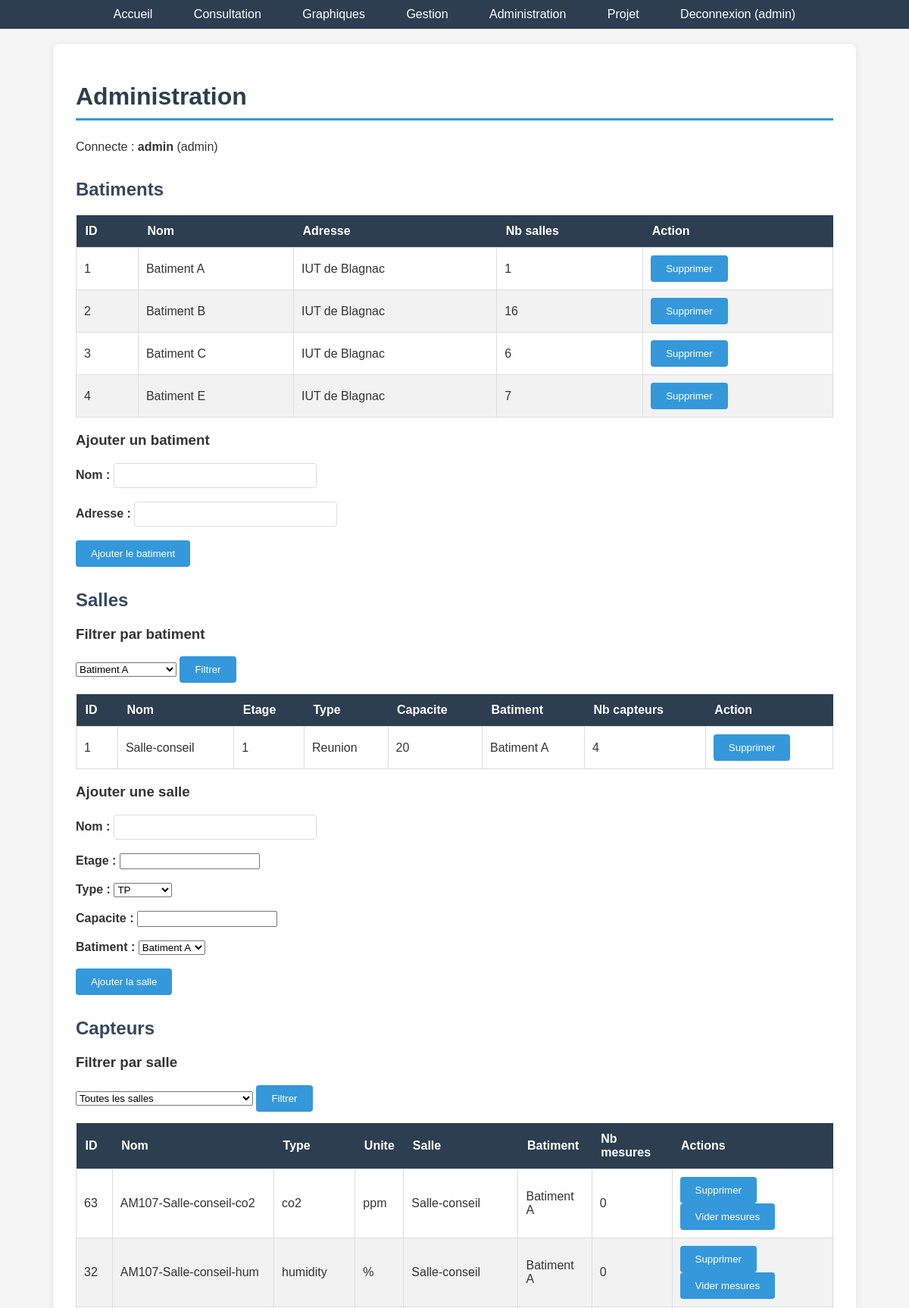
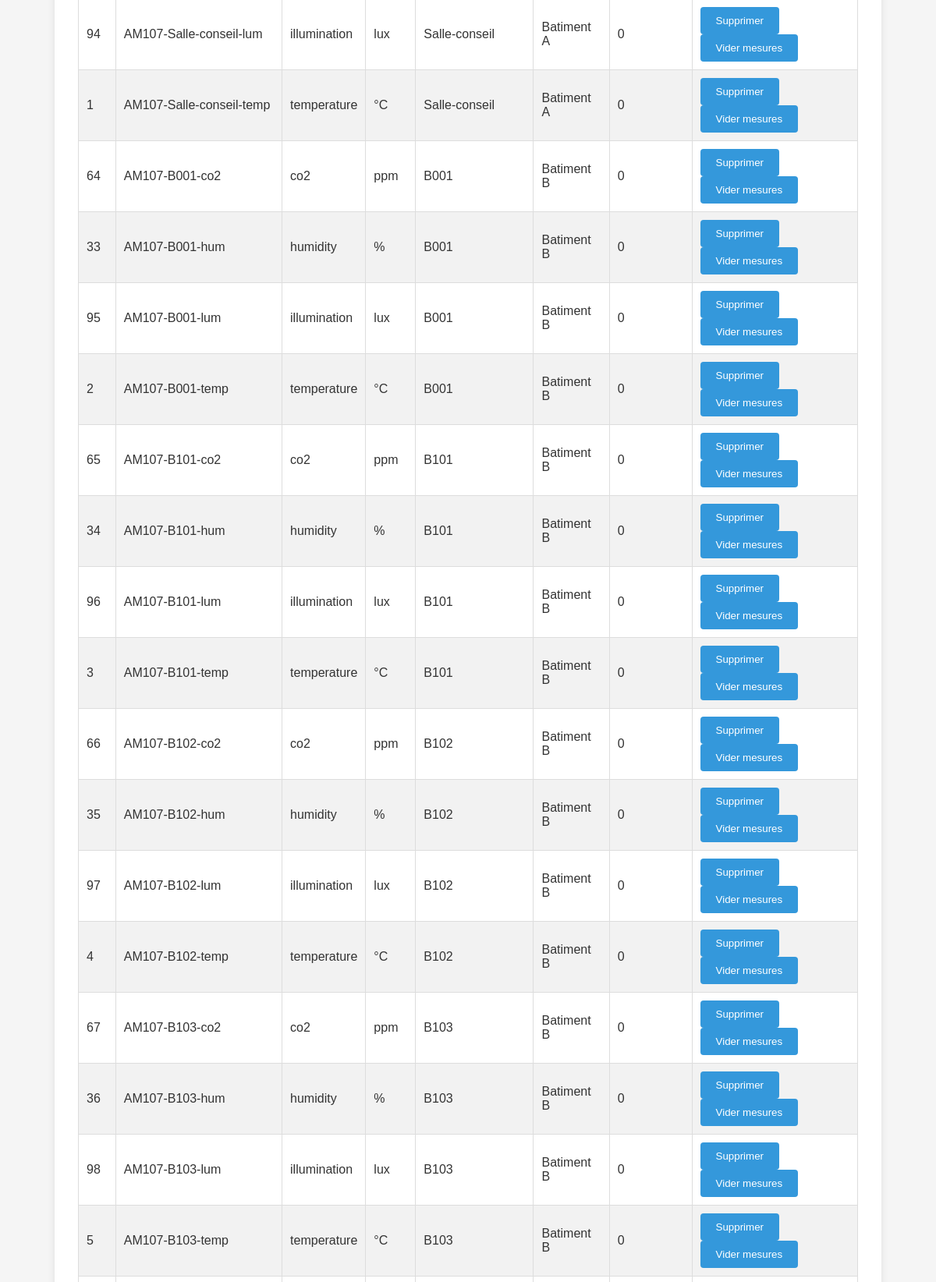
/admin.php?filtre_bat=1 (signed in, upper part), run on the app's committed database (2 pictures, top to bottom).
### tables this page shows
CREATE TABLE IF NOT EXISTS Batiment (
    id_batiment INT AUTO_INCREMENT PRIMARY KEY,
    nom VARCHAR(50) NOT NULL,
    adresse VARCHAR(255)
);

CREATE TABLE IF NOT EXISTS Salle (
    id_salle INT AUTO_INCREMENT PRIMARY KEY,
    nom VARCHAR(50) NOT NULL,
    etage INT NOT NULL,
    type VARCHAR(50),
    capacite INT,
    id_batiment INT NOT NULL,
    FOREIGN KEY (id_batiment) REFERENCES Batiment(id_batiment)
);

CREATE TABLE IF NOT EXISTS Capteur (
    id_capteur INT AUTO_INCREMENT PRIMARY KEY,
    nom VARCHAR(100) NOT NULL,
    type_capteur VARCHAR(50) NOT NULL,
    unite VARCHAR(20),
    id_salle INT NOT NULL,
    FOREIGN KEY (id_salle) REFERENCES Salle(id_salle)
);

### www/admin.php (the view, shortened to what this page needs)
<?php
$connexion = mysqli_connect("localhost", "root", "sae23", "sae23");
$batiments = mysqli_query($connexion, "SELECT * FROM Batiment ORDER BY nom");
$liste_batiments = array();
while ($b = mysqli_fetch_assoc($batiments)) {
    $liste_batiments[] = $b;
}
?>
<!DOCTYPE html>
<html lang="fr">
<head>
    <link rel="stylesheet" href="style.css">
</head>
<body>
    <nav>
        <a href="index.php">Accueil</a>
        <a href="consultation.php">Consultation</a>
        <a href="graphiques.php">Graphiques</a>
        <a href="gestion.php">Gestion</a>
        <a href="admin.php">Administration</a>
        <a href="projet.php">Projet</a>
        <a href="connexion.php?logout=1">Deconnexion (<?php echo htmlspecialchars($_SESSION['login']); ?>)</a>
    </nav>
    <div class="container">
        <h1>Administration</h1>
        <p>Connecte : <strong><?php echo htmlspecialchars($_SESSION['login']); ?></strong> (admin)</p>
        <h2>Batiments</h2>
        <table>
            <thead>
                <tr>
                    <th>ID</th>
                    <th>Nom</th>
                    <th>Adresse</th>
                    <th>Nb salles</th>
                    <th>Action</th>
                </tr>
            </thead>
            <tbody>
                <?php
                $res_bat = mysqli_query($connexion, "SELECT b.*, COUNT(s.id_salle) AS nb FROM Batiment b LEFT JOIN Salle s ON b.id_batiment = s.id_batiment GROUP BY b.id_batiment ORDER BY b.nom");
                while ($ligne = mysqli_fetch_assoc($res_bat)) {
                    echo "<tr>";
                    echo "<td>" . $ligne['id_batiment'] . "</td>";
                    echo "<td>" . htmlspecialchars($ligne['nom']) . "</td>";
                    echo "<td>" . htmlspecialchars($ligne['adresse']) . "</td>";
                    echo "<td>" . $ligne['nb'] . "</td>";
                    echo "<td>";
                    echo "<form method='POST' class='form-inline'>";
                    echo "<input type='submit' value='Supprimer'>";
                    echo "</form>";
                    echo "</td>";
                    echo "</tr>";
                }
                ?>
            </tbody>
        </table>
        <h3>Ajouter un batiment</h3>
        <form method="POST">
            <label>Nom :</label>
            <input type="text" name="nom" required><br><br>
            <label>Adresse :</label>
            <input type="text" name="adresse" required><br><br>
            <input type="submit" value="Ajouter le batiment">
        </form>
        <h2>Salles</h2>
        <h3>Filtrer par batiment</h3>
        <form method="GET">
            <select name="filtre_bat">
                <?php foreach ($liste_batiments as $b) { ?>
                    <option value="<?php echo $b['id_batiment']; ?>" <?php if (isset($_GET['filtre_bat']) && $_GET['filtre_bat'] == $b['id_batiment']) echo 'selected'; ?>><?php echo htmlspecialchars($b['nom']); ?></option>
                <?php } ?>
            </select>
            <input type="submit" value="Filtrer">
        </form>
        <table>
            <thead>
                <tr>
                    <th>ID</th>
                    <th>Nom</th>
                    <th>Etage</th>
                    <th>Type</th>
                    <th>Capacite</th>
                    <th>Batiment</th>
                    <th>Nb capteurs</th>
                    <th>Action</th>
                </tr>
            </thead>
            <tbody>
                <?php
                $sql_salles = "SELECT s.*, b.nom AS nom_batiment, COUNT(c.id_capteur) AS nb_capteurs
                    FROM Salle s
                    JOIN Batiment b ON s.id_batiment = b.id_batiment
                    LEFT JOIN Capteur c ON s.id_salle = c.id_salle";
                if (isset($_GET['filtre_bat']) && $_GET['filtre_bat'] != '') {
                    $fb = 0 + $_GET['filtre_bat'];
                    $sql_salles = $sql_salles . " WHERE s.id_batiment = $fb";
                }
                $sql_salles = $sql_salles . " GROUP BY s.id_salle ORDER BY b.nom, s.nom";
                $res_salles = mysqli_query($connexion, $sql_salles);
                while ($ligne = mysqli_fetch_assoc($res_salles)) {
                    echo "<tr>";
                    echo "<td>" . $ligne['id_salle'] . "</td>";
                    echo "<td>" . htmlspecialchars($ligne['nom']) . "</td>";
                    echo "<td>" . $ligne['etage'] . "</td>";
                    echo "<td>" . htmlspecialchars($ligne['type']) . "</td>";
                    echo "<td>" . $ligne['capacite'] . "</td>";
                    echo "<td>" . htmlspecialchars($ligne['nom_batiment']) . "</td>";
                    echo "<td>" . $ligne['nb_capteurs'] . "</td>";
                    echo "<td>";
                    echo "<form method='POST' class='form-inline'>";
                    echo "<input type='submit' value='Supprimer'>";
                    echo "</form>";
                    echo "</td>";
                    echo "</tr>";
                }
                ?>
            </tbody>
        </table>
        <h3>Ajouter une salle</h3>
        <form method="POST">
            <label>Nom :</label>
            <input type="text" name="nom" required><br><br>
            <label>Etage :</label>
            <input type="number" name="etage" required><br><br>
            <label>Type :</label>
            <select name="type" required>
                <option value="TP">TP</option>
            </select><br><br>
            <label>Capacite :</label>
            <input type="number" name="capacite" required><br><br>
            <label>Batiment :</label>
            <select name="id_batiment" required>
                <?php foreach ($liste_batiments as $b) { ?>
                    <option value="<?php echo $b['id_batiment']; ?>"><?php echo htmlspecialchars($b['nom']); ?></option>
                <?php } ?>
            </select><br><br>
            <input type="submit" value="Ajouter la salle">
        </form>
        <h2>Capteurs</h2>
        <h3>Filtrer par salle</h3>
        <form method="GET">
            <select name="filtre_salle">
                <option value="">Toutes les salles</option>
            </select>
            <input type="submit" value="Filtrer">
        </form>
        <table>
            <thead>
                <tr>
                    <th>ID</th>
                    <th>Nom</th>
                    <th>Type</th>
                    <th>Unite</th>
                    <th>Salle</th>
                    <th>Batiment</th>
                    <th>Nb mesures</th>
                    <th>Actions</th>
                </tr>
            </thead>
            <tbody>
                <?php
                $sql_capt = "SELECT c.*, s.nom AS nom_salle, b.nom AS nom_batiment, COUNT(m.id_mesure) AS nb_mesures
                    FROM Capteur c
                    JOIN Salle s ON c.id_salle = s.id_salle
                    JOIN Batiment b ON s.id_batiment = b.id_batiment
                    LEFT JOIN Mesure m ON c.id_capteur = m.id_capteur";
                $sql_capt = $sql_capt . " GROUP BY c.id_capteur ORDER BY b.nom, s.nom, c.type_capteur";
                $res_capt = mysqli_query($connexion, $sql_capt);
                while ($ligne = mysqli_fetch_assoc($res_capt)) {
                    echo "<tr>";
                    echo "<td>" . $ligne['id_capteur'] . "</td>";
                    echo "<td>" . htmlspecialchars($ligne['nom']) . "</td>";
                    echo "<td>" . htmlspecialchars($ligne['type_capteur']) . "</td>";
                    echo "<td>" . htmlspecialchars($ligne['unite']) . "</td>";
                    echo "<td>" . htmlspecialchars($ligne['nom_salle']) . "</td>";
                    echo "<td>" . htmlspecialchars($ligne['nom_batiment']) . "</td>";
                    echo "<td>" . $ligne['nb_mesures'] . "</td>";
                    echo "<td>";
                    echo "<form method='POST' class='form-inline'>";
                    echo "<input type='submit' value='Supprimer'>";
                    echo "</form> ";
                    echo "<form method='POST' class='form-inline'>";
                    echo "<input type='submit' value='Vider mesures'>";
                    echo "</form>";
                    echo "</td>";
                    echo "</tr>";
                }
                ?>
            </tbody>
        </table>
    </div>
</body>
</html>

### www/style.css (style rules this page uses)
body { font-family: Arial, sans-serif; background-color: #f5f5f5; margin: 0; padding: 0; color: #333; }
nav { background-color: #2c3e50; padding: 10px 20px; text-align: center; }
nav a { color: white; text-decoration: none; margin: 0 15px; padding: 5px 10px; }
.container { max-width: 1000px; margin: 20px auto; background-color: white; padding: 30px; border-radius: 8px; box-shadow: 0 2px 10px rgba(0, 0, 0, 0.1); }
h1 { color: #2c3e50; border-bottom: 3px solid #3498db; padding-bottom: 10px; }
h2 { color: #34495e; margin-top: 30px; }
p { line-height: 1.6; }
table { width: 100%; border-collapse: collapse; margin-top: 15px; }
th { background-color: #2c3e50; color: white; padding: 12px; text-align: left; }
td { padding: 10px; border: 1px solid #ddd; }
tr:nth-child(even) { background-color: #f2f2f2; }
form label { font-weight: bold; }
form input[type="text"], form input[type="password"] { padding: 8px; width: 250px; border: 1px solid #ddd; border-radius: 4px; }
form input[type="submit"] { background-color: #3498db; color: white; padding: 10px 20px; border: none; border-radius: 4px; cursor: pointer; }
.form-inline { display: inline; }

### data on the page
batiment: id_batiment "1", nom "Batiment A", adresse "IUT de Blagnac", nb "1"
batiment: id_batiment "2", nom "Batiment B", adresse "IUT de Blagnac", nb "16"
batiment: id_batiment "3", nom "Batiment C", adresse "IUT de Blagnac", nb "6"
batiment: id_batiment "4", nom "Batiment E", adresse "IUT de Blagnac", nb "7"
salle: id_salle "1", nom "Salle-conseil", etage "1", type "Reunion", capacite "20", id_batiment.nom "Batiment A", nb_capteurs "4"
capteur: id_capteur "63", nom "AM107-Salle-conseil-co2", type_capteur "co2", unite "ppm", id_salle.nom "Salle-conseil", batiment.nom "Batiment A", nb_mesures "0"
capteur: id_capteur "32", nom "AM107-Salle-conseil-hum", type_capteur "humidity", unite "%", id_salle.nom "Salle-conseil", batiment.nom "Batiment A", nb_mesures "0"
capteur: id_capteur "94", nom "AM107-Salle-conseil-lum", type_capteur "illumination", unite "lux", id_salle.nom "Salle-conseil", batiment.nom "Batiment A", nb_mesures "0"
capteur: id_capteur "1", nom "AM107-Salle-conseil-temp", type_capteur "temperature", unite "°C", id_salle.nom "Salle-conseil", batiment.nom "Batiment A", nb_mesures "0"
capteur: id_capteur "64", nom "AM107-B001-co2", type_capteur "co2", unite "ppm", id_salle.nom "B001", batiment.nom "Batiment B", nb_mesures "0"
capteur: id_capteur "33", nom "AM107-B001-hum", type_capteur "humidity", unite "%", id_salle.nom "B001", batiment.nom "Batiment B", nb_mesures "0"
capteur: id_capteur "95", nom "AM107-B001-lum", type_capteur "illumination", unite "lux", id_salle.nom "B001", batiment.nom "Batiment B", nb_mesures "0"
capteur: id_capteur "2", nom "AM107-B001-temp", type_capteur "temperature", unite "°C", id_salle.nom "B001", batiment.nom "Batiment B", nb_mesures "0"
capteur: id_capteur "65", nom "AM107-B101-co2", type_capteur "co2", unite "ppm", id_salle.nom "B101", batiment.nom "Batiment B", nb_mesures "0"
capteur: id_capteur "34", nom "AM107-B101-hum", type_capteur "humidity", unite "%", id_salle.nom "B101", batiment.nom "Batiment B", nb_mesures "0"
capteur: id_capteur "96", nom "AM107-B101-lum", type_capteur "illumination", unite "lux", id_salle.nom "B101", batiment.nom "Batiment B", nb_mesures "0"
capteur: id_capteur "3", nom "AM107-B101-temp", type_capteur "temperature", unite "°C", id_salle.nom "B101", batiment.nom "Batiment B", nb_mesures "0"
capteur: id_capteur "66", nom "AM107-B102-co2", type_capteur "co2", unite "ppm", id_salle.nom "B102", batiment.nom "Batiment B", nb_mesures "0"
capteur: id_capteur "35", nom "AM107-B102-hum", type_capteur "humidity", unite "%", id_salle.nom "B102", batiment.nom "Batiment B", nb_mesures "0"
capteur: id_capteur "97", nom "AM107-B102-lum", type_capteur "illumination", unite "lux", id_salle.nom "B102", batiment.nom "Batiment B", nb_mesures "0"
capteur: id_capteur "4", nom "AM107-B102-temp", type_capteur "temperature", unite "°C", id_salle.nom "B102", batiment.nom "Batiment B", nb_mesures "0"
capteur: id_capteur "67", nom "AM107-B103-co2", type_capteur "co2", unite "ppm", id_salle.nom "B103", batiment.nom "Batiment B", nb_mesures "0"
capteur: id_capteur "36", nom "AM107-B103-hum", type_capteur "humidity", unite "%", id_salle.nom "B103", batiment.nom "Batiment B", nb_mesures "0"
capteur: id_capteur "98", nom "AM107-B103-lum", type_capteur "illumination", unite "lux", id_salle.nom "B103", batiment.nom "Batiment B", nb_mesures "0"
capteur: id_capteur "5", nom "AM107-B103-temp", type_capteur "temperature", unite "°C", id_salle.nom "B103", batiment.nom "Batiment B", nb_mesures "0"

### other printed values
$_SESSION['login'] "admin"
form field filtre_bat "Batiment A"
form field id_batiment "Batiment A"
